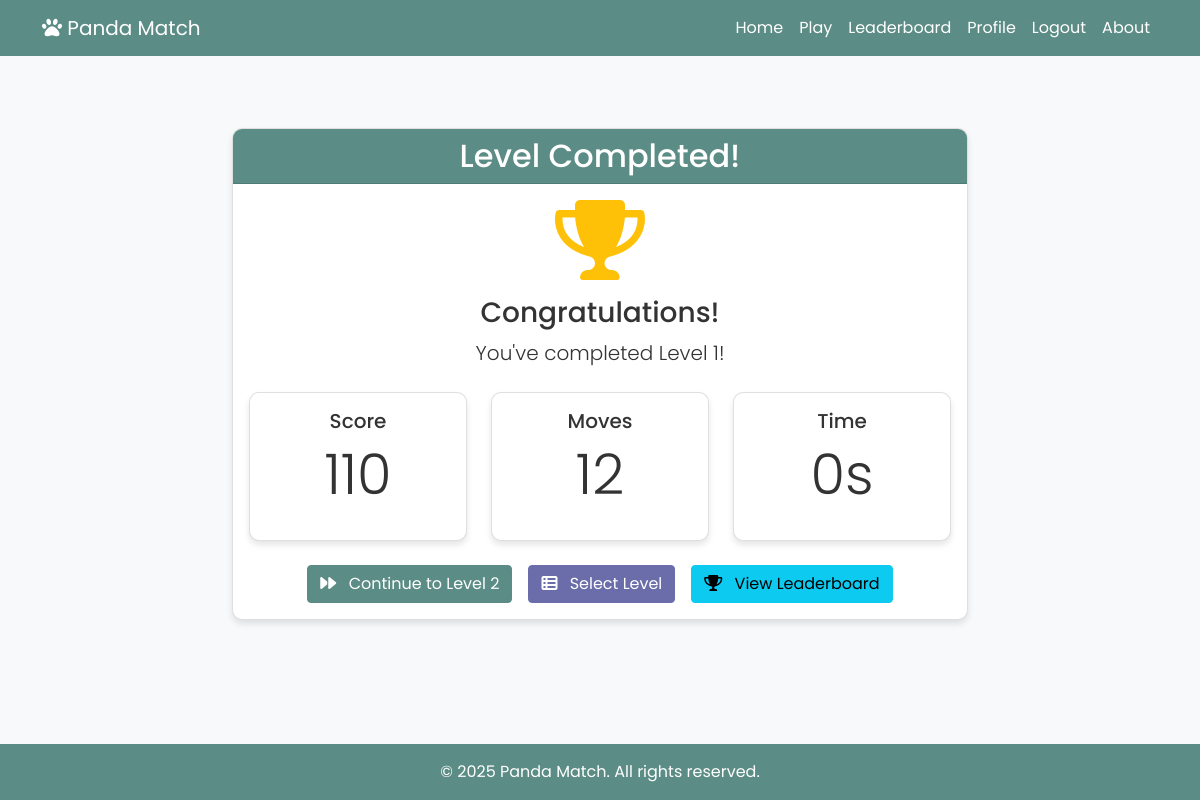
The app's page /game/result/1/ (signed in) with its own data.
### game/models.py (models this page shows, shortened)
class GameSession(models.Model):
    STATUS_CHOICES = [
        ('active', 'Active'),
        ('completed', 'Completed'),
        ('abandoned', 'Abandoned'),
    ]
    session_id = models.AutoField(primary_key=True)
    player = models.ForeignKey(Player, on_delete=models.CASCADE)
    level = models.ForeignKey(Level, on_delete=models.CASCADE)
    start_time = models.DateTimeField(auto_now_add=True)
    end_time = models.DateTimeField(null=True, blank=True)
    status = models.CharField(max_length=10, choices=STATUS_CHOICES, default='active')
    score = models.IntegerField(default=0)
    buffer = models.JSONField(default=list)  # 使用JSONField存储缓冲区数据
    removed_tiles = models.JSONField(default=list)  # 使用JSONField存储移出的方块数据

class Level(models.Model):
    level_id = models.AutoField(primary_key=True)
    difficulty = models.IntegerField(default=1)
    tile_layout = models.JSONField(default=list)  # Stores the initial board layout as JSON

### game/views.py (the view)
# urls.py: path('result/<int:session_id>/', views.game_result, name='game_result'),
@login_required
def game_result(request, session_id):
    player = request.user.player
    session = get_object_or_404(GameSession, session_id=session_id, player=player)
    if session.status == 'active':
        session.status = 'completed'
        session.end_time = timezone.now()
        session.save()
        update_leaderboards(player, session.score)
    moves = Move.objects.filter(game_session=session).count()
    duration = (session.end_time - session.start_time).total_seconds() if session.end_time else 0
    next_level = None
    if session.level.level_id < player.level_progress:
        try:
            next_level = Level.objects.get(level_id=session.level.level_id + 1)
        except Level.DoesNotExist:
            pass
    context = {
        'player': player,
        'session': session,
        'moves': moves,
        'duration': duration,
        'next_level': next_level
    }
    return render(request, 'game/result.html', context)

### templates/game/result.html (shortened to what this page needs)
{% extends 'base.html' %}
{% block content %}
<div class="row justify-content-center my-5">
    <div class="col-md-8">
        <div class="card">
            <div class="card-header text-center">
                <h2 class="mb-0">Level Completed!</h2>
            </div>
            <div class="card-body text-center">
                <div class="mb-4">
                    <i class="fas fa-trophy fa-5x text-warning mb-3"></i>
                    <h3>Congratulations!</h3>
                    <p class="lead">You've completed Level {{ session.level.level_id }}!</p>
                </div>
                <div class="row g-4 mb-4">
                    <div class="col-md-4">
                        <div class="card">
                            <div class="card-body">
                                <h5 class="card-title">Score</h5>
                                <p class="display-4">{{ session.score }}</p>
                            </div>
                        </div>
                    </div>
                    <div class="col-md-4">
                        <div class="card">
                            <div class="card-body">
                                <h5 class="card-title">Moves</h5>
                                <p class="display-4">{{ moves }}</p>
                            </div>
                        </div>
                    </div>
                    <div class="col-md-4">
                        <div class="card">
                            <div class="card-body">
                                <h5 class="card-title">Time</h5>
                                <p class="display-4">{{ duration|floatformat:0 }}s</p>
                            </div>
                        </div>
                    </div>
                </div>
                <div class="d-grid gap-3 d-md-flex justify-content-center">
                    {% if next_level %}
                    <a href="{% url 'start_game' next_level.level_id %}" class="btn btn-primary">
                        <i class="fas fa-forward me-2"></i> Continue to Level {{ next_level.level_id }}
                    </a>
                    {% endif %}
                    <a href="{% url 'level_select' %}" class="btn btn-secondary">
                        <i class="fas fa-th-list me-2"></i> Select Level
                    </a>
                    <a href="{% url 'leaderboard_home' %}" class="btn btn-info">
                        <i class="fas fa-trophy me-2"></i> View Leaderboard
                    </a>
                </div>
            </div>
        </div>
    </div>
</div>
{% endblock %}

### templates/base.html (style rules this page uses)
:root { --primary-color: #5b8c85; --secondary-color: #6a6da9; --background-color: #f8f9fa; --text-color: #333; --light-color: #fff; --border-radius: 10px; }
body { font-family: 'Poppins', sans-serif; background-color: var(--background-color); color: var(--text-color); min-height: 100vh; display: flex; flex-direction: column; }
.btn-primary { background-color: var(--primary-color); border-color: var(--primary-color); }
.btn-secondary { background-color: var(--secondary-color); border-color: var(--secondary-color); }
.card { border-radius: var(--border-radius); overflow: hidden; box-shadow: 0 4px 6px rgba(0, 0, 0, 0.1); }
.card-header { background-color: var(--primary-color); color: var(--light-color); }

### records on screen
GameSession: level.level_id "1", score "110"
Level: level_id "2"

### other values on screen
{{ moves }} "12"
{{ duration|floatformat:0 }} "0"
